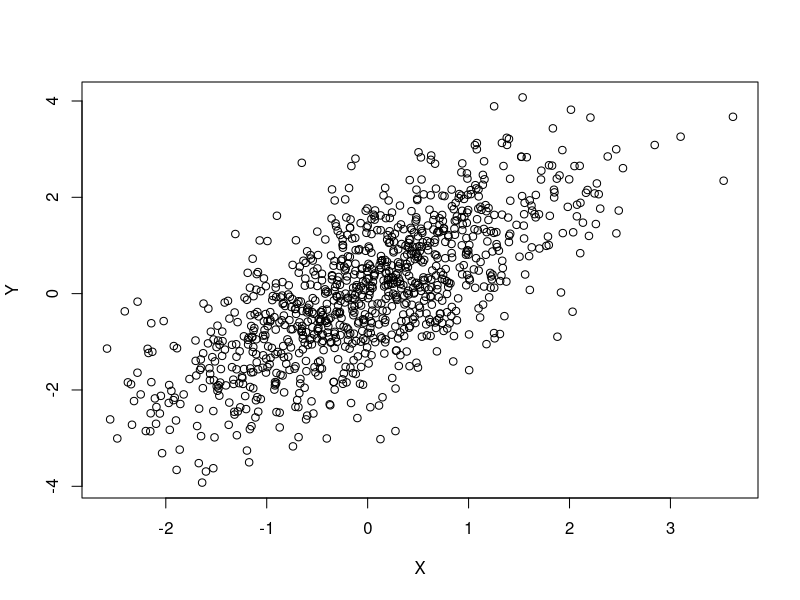

Reproduce this figure in R. (Note: this script raises an error after producing the figure.)
n <- 1000

U <- rnorm(n)
X <- rnorm(n)


Y <- X + U

regData <- data.frame(X, Y)

# Como se puede ver, la muestra sigue aproximadamente una relación lineal, la relación no es perfecta por el ruido U.

plot(X, Y)

# Implementación del algoritmo 2

splitConfPredict <- function(Xin) {
    nData <- nrow(regData)
    regData$index <- 1:nData
    regData$split <- 1
    regData$split[sample(regData$index, floor(nrow(regData) / 2), replace = F)] <- 2
    fitlm.spl <- lm(Y ~ X, data = subset(regData, split == 1))
    resOut <- abs(
        subset(regData, split == 2)$Y -
            predict(fitlm.spl, newdata = subset(regData, split == 2))
    )
    kOut <- ceiling(((nData / 2) + 1) * (.975))
    resUse <- resOut[order(resOut)][kOut]

    Y.hat <- predict(fitlm.spl, newdata = data.frame(X = Xin))
    C.split <- c(Y.hat - resUse, Y.hat, Y.hat + resUse)
    return(C.split)
}

# Intervalo split

Csplit <- t(sapply(Xnew, FUN = splitConfPredict))

# Resultados

resultados_conf_split <- data.frame(
    Xnew,
    muHat_lm = muHat_lm, # La estimacion puntual es la misma
    Csplit_lwr = Csplit[, 1],
    Csplit_uppr = Csplit[, 3],
    Cxa_lm_lwr = Cxa[, 1],
    Cxa_lm_uppr = Cxa[, 2]
)


plot(
    X,
    Y
)

# Plots Modelo lineal
lines(
    resultados_conf_split$Xnew,
    resultados_conf_split$muHat_lm,
    col = "red",
    cex = 1.5
)

lines(
    resultados_conf_split$Xnew,
    resultados_conf_split$Csplit_lwr,
    col = "red",
    cex = 1.5,
    lty = "dashed"
)

lines(
    resultados_conf_split$Xnew,
    resultados_conf_split$Csplit_uppr,
    col = "red",
    cex = 1.5,
    lty = "dashed"
)


lines(
    resultados_conf_split$Xnew,
    resultados_conf_split$Cxa_lm_lwr,
    col = "blue",
    cex = 1.5,
    lty = "dashed"
)

lines(
    resultados_conf_split$Xnew,
    resultados_conf_split$Cxa_lm_uppr,
    col = "blue",
    cex = 1.5,
    lty = "dashed"
)